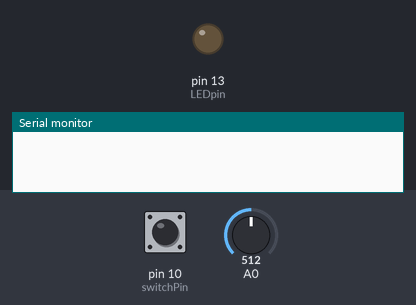
Recording of a sketch running on a simulated Arduino Uno, built with avr-gcc and run on an emulated ATmega328P. Parts: output pins drawn as LEDs (lit = HIGH), the last lines printed to the serial monitor. Inputs (shaded band) come from the test bench; at power-on: pin 10 (switchPin) LOW, A0 = 512.

Above: at 1.8 s.
1.9 s: pin 10 (switchPin) pulled HIGH for 0.15 s
At 1.97 s:
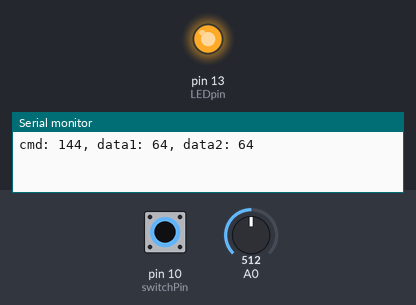
3.5 s: pin 10 (switchPin) pulled HIGH for 3.2 s
At 7.9 s:
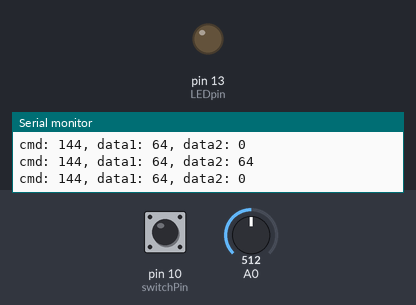
Timing chart, 0 to 9.4 s (numbered marks = the images above; inputs shaded):
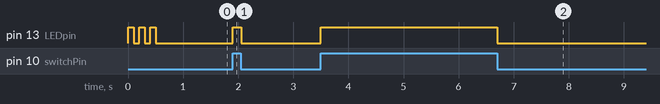

Measured:
- after the input at 1.9 s, pin 13 (LEDpin): LOW → HIGH at once, → LOW 0.15 s later
- after the input at 3.5 s, pin 13 (LEDpin): LOW → HIGH at once, → LOW 3.2 s later

The sketch:

MIDI_Generator.ino
```cpp
#include <SoftwareSerial.h>

const int switchPin = 10;  // The switch is on Arduino pin 10
const int LEDpin = 13;     //  Indicator LED

 // Variables:
 byte note = 0;              // The MIDI note value to be played
 int AnalogValue = 0;        // value from the analog input
 int lastNotePlayed = 0;     // note turned on when you press the switch
 int lastSwitchState = 0;    // state of the switch during previous time through the main loop
 int currentSwitchState = 0;

//software serial
SoftwareSerial midiSerial(2, 3); // digital pins that we'll use for soft serial RX & TX

 void setup() {
   //  set the states of the I/O pins:
   pinMode(switchPin, INPUT);
   pinMode(LEDpin, OUTPUT);
   //  Set MIDI baud rate:
  Serial.begin(9600);
   blink(3);

    midiSerial.begin(31250);

 }

 void loop() {
   //  My potentiometer gave a range from 0 to 1023:
   AnalogValue = analogRead(0);
   //  convert to a range from 0 to 127:
   note = AnalogValue/8;
   currentSwitchState = digitalRead(switchPin);
   // Check to see that the switch is pressed:
   if (currentSwitchState == 1) {
     //  check to see that the switch wasn't pressed last time
     //  through the main loop:
     if (lastSwitchState == 0) {
       // set the note value based on the analog value, plus a couple octaves:
       // note = note + 60;
       // start a note playing:
       noteOn(0x90, note, 0x40);
       // save the note we played, so we can turn it off:
       lastNotePlayed = note;
       digitalWrite(LEDpin, HIGH);
     }
   }
   else {   // if the switch is not pressed:
     //  but the switch was pressed last time through the main loop:
     if (lastSwitchState == 1) {
       //  stop the last note played:
       noteOn(0x90, lastNotePlayed, 0x00);
       digitalWrite(LEDpin, LOW);
     }
   }

   //  save the state of the switch for next time
   //  through the main loop:
   lastSwitchState = currentSwitchState;
 }

 //  plays a MIDI note.  Doesn't check to see that
 //  cmd is greater than 127, or that data values are  less than 127:
 void noteOn(byte cmd, byte data1, byte  data2) {
   midiSerial.write(cmd);
  midiSerial.write(data1);
   midiSerial.write(data2);

  //prints the values in the serial monitor so we can see what note we're playing
   Serial.print("cmd: ");
    Serial.print(cmd);
      Serial.print(", data1: ");
  Serial.print(data1);
     Serial.print(", data2: ");
   Serial.println(data2);
 }

 // Blinks an LED 3 times
 void blink(int howManyTimes) {
   int i;
   for (i=0; i< howManyTimes; i++) {
     digitalWrite(LEDpin, HIGH);
     delay(100);
     digitalWrite(LEDpin, LOW);
     delay(100);
   }
 }
```
